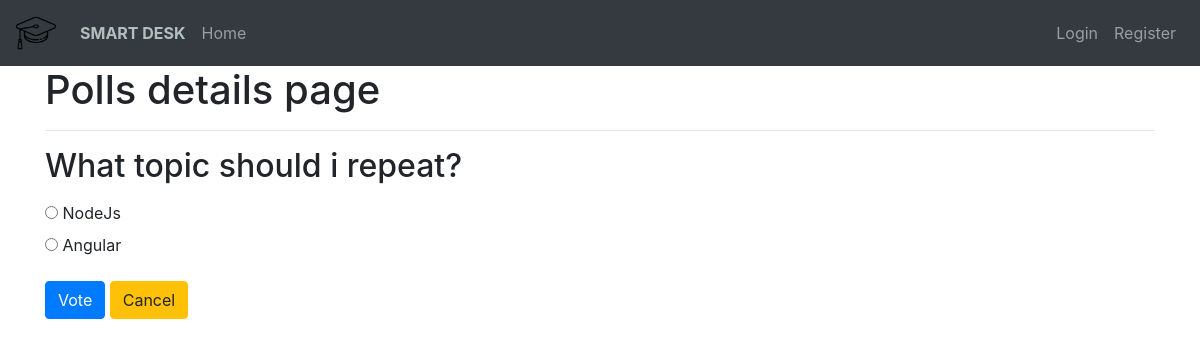
The app's page /polls/14/ with its own data.
### polls/models.py (models this page shows, shortened)
class Poll(models.Model):
    owner = models.ForeignKey(User, on_delete=models.CASCADE)
    text = models.TextField()
    pub_date = models.DateTimeField(default=timezone.now)
    active = models.BooleanField(default=True)
    def __str__(self):
        return self.text

class Choice(models.Model):
    poll = models.ForeignKey(Poll, on_delete=models.CASCADE)
    choice_text = models.CharField(max_length=255)

### polls/views.py (the view)
# urls.py: path('<int:poll_id>/', views.poll_detail, name='detail'),
def poll_detail(request, poll_id):
    poll = get_object_or_404(Poll, id=poll_id)
    if not poll.active:
        return render(request, 'polls/poll_result.html', {'poll': poll})
    loop_count = poll.choice_set.count()
    context = {
        'poll': poll,
        'loop_time': range(0, loop_count),
    }
    return render(request, 'polls/poll_detail.html', context)

### polls/templates/polls/poll_detail.html (shortened to what this page needs)
{% extends 'base.html' %}
{% block content %}
<div class="container">
    <h1>Polls details page</h1>
    <hr>
    <h2 class="mt-3 mb-3">{{ poll }}</h2>
    <form action="{% url 'polls:vote' poll.id %}" method="POST">
        {% for choice in poll.choice_set.all %}
        <input type="radio" name="choice" id="choice{{ forloop.counter }}" value="{{ choice.id }}">
        <label for="choice{{ forloop.counter }}">{{ choice.choice_text }}</label>
        <br>
        {% endfor %}
        <input type="submit" value="Vote" class="btn btn-primary mt-3">
        <a class="btn btn-warning mt-3" href="{% url 'polls:list' %}" role="button">Cancel</a>
    </form>
</div>
{% endblock content %}

### records on screen
Poll: text "What topic should i repeat?"
Choice: choice_text "NodeJs"
Choice: choice_text "Angular"
